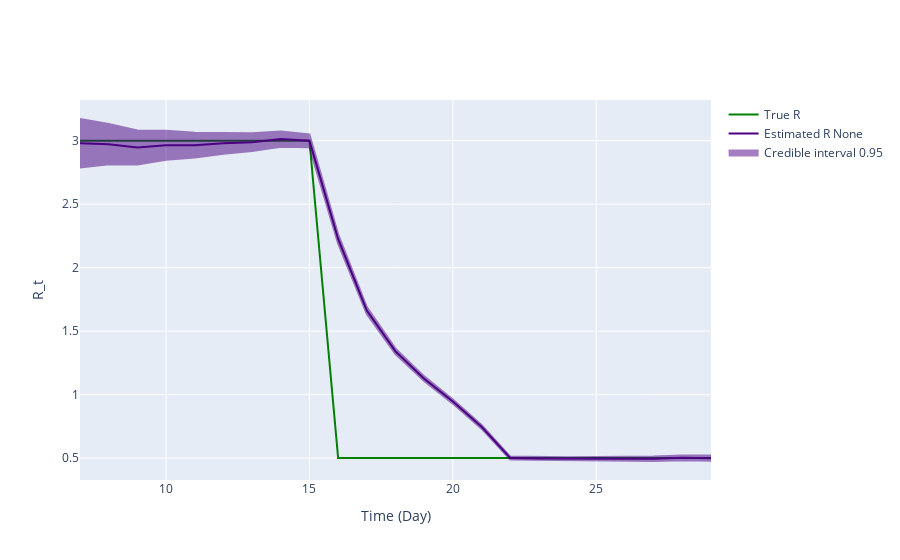

Here is the notebook cell this chart was saved with:
### Code cell
fig = ReproductionNumberPlot()

fig.add_ground_truth_rt(ground_truth)
fig.add_interval_rt(interval2)

fig.update_labels(time_label='Time (Day)', r_label='R_t')

fig.show_figure()

### Figure 1 — Plotly figure (JSON) as saved in the notebook; plotly's stock layout.template omitted (floating-point values rounded to 4 significant figures)
{"data": [{"line": {"color": "green"}, "mode": "lines", "name": "True R", "type": "scatter", "x": [7, 8, 9, 10, 11, 12, 13, 14, 15, 16, 17, 18, 19, 20, 21, 22, 23, 24, 25, 26, 27, 28, 29], "y": [3, 3, 3, 3, 3, 3, 3, 3, 3, 0.5, 0.5, 0.5, 0.5, 0.5, 0.5, 0.5, 0.5, 0.5, 0.5, 0.5, 0.5, 0.5, 0.5]}, {"line": {"color": "indigo"}, "mode": "lines", "name": "Estimated R None", "type": "scatter", "x": [7, 8, 9, 10, 11, 12, 13, 14, 15, 16, 17, 18, 19, 20, 21, 22, 23, 24, 25, 26, 27, 28, 29], "y": [2.98, 2.972, 2.946, 2.963, 2.964, 2.98, 2.988, 3.012, 2.999, 2.226, 1.662, 1.341, 1.125, 0.9456, 0.7463, 0.5005, 0.496, 0.494, 0.4945, 0.4956, 0.4946, 0.5024, 0.4996]}, {"fill": "toself", "fillcolor": "indigo", "line": {"color": "indigo"}, "mode": "lines", "name": "Credible interval 0.95", "opacity": 0.5, "showlegend": true, "type": "scatter", "x": [7, 8, 9, 10, 11, 12, 13, 14, 15, 16, 17, 18, 19, 20, 21, 22, 23, 24, 25, 26, 27, 28, 29, 29, 28, 27, 26, 25, 24, 23, 22, 21, 20, 19, 18, 17, 16, 15, 14, 13, 12, 11, 10, 9, 8, 7], "y": [3.17, 3.13, 3.08, 3.077, 3.061, 3.062, 3.058, 3.072, 3.049, 2.262, 1.689, 1.362, 1.144, 0.9619, 0.7606, 0.5123, 0.5081, 0.5071, 0.5089, 0.5114, 0.512, 0.5215, 0.5206, 0.4787, 0.4832, 0.4773, 0.4797, 0.48, 0.4809, 0.4838, 0.4888, 0.7321, 0.9293, 1.107, 1.319, 1.635, 2.189, 2.948, 2.953, 2.918, 2.897, 2.868, 2.849, 2.812, 2.815, 2.789]}], "layout": {"hovermode": "x unified", "xaxis": {"title": {"text": "Time (Day)"}}, "yaxis": {"title": {"text": "R_t"}}}}
